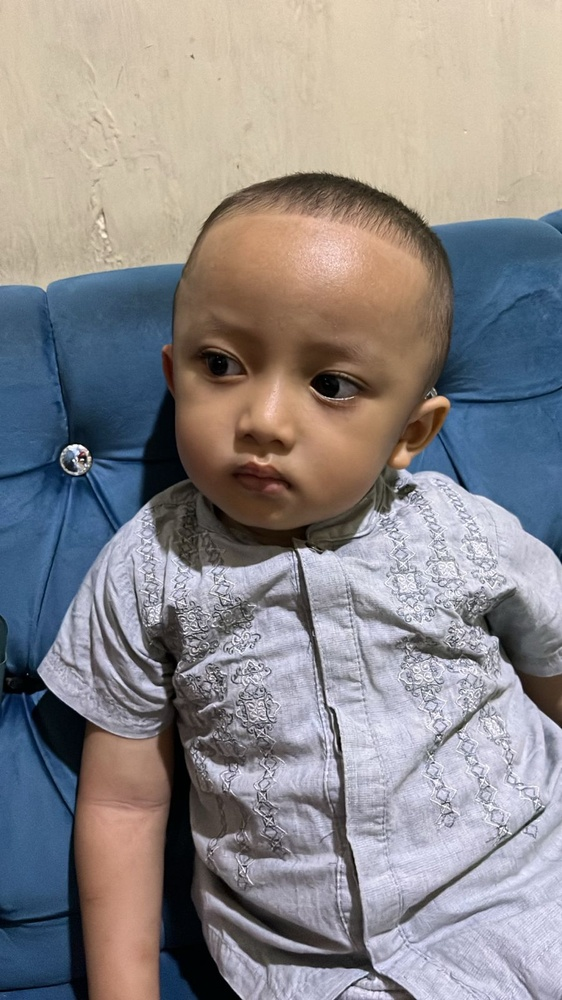
#> input picture pcd9.jpeg, 562 x 1000 px, shrunk from 900 x 1600 before the run
$ python robets.py
#> lines starting #> are read from the running program, lines starting #| are printed output that depends on the picture
import numpy as np
import imageio
import matplotlib.pyplot as plt
from scipy.ndimage import convolve

# Fungsi untuk menerapkan operator Roberts
def roberts_edge_detection(image):
    # Operator Roberts untuk gradien Gx dan Gy
    kernel_gx = np.array([[1, 0], [0, -1]], dtype=float)
    kernel_gy = np.array([[0, 1], [-1, 0]], dtype=float)

    # Menghitung gradien Gx dan Gy menggunakan konvolusi
    grad_x = convolve(image, kernel_gx)
    grad_y = convolve(image, kernel_gy)

    # Menghitung magnitude gradien
    magnitude = np.sqrt(grad_x**2 + grad_y**2)

    return magnitude

# Fungsi utama
def main(image_path):
    # Membaca gambar menggunakan imageio
#> called with image_path = 'pcd9.jpeg'
    image = imageio.imread(image_path)
#> image is the input picture: shape (1000, 562, 3); mean R, G, B 141.4, 137.4, 138.5

    # Jika gambar berwarna (RGB), konversi ke grayscale
    if image.ndim == 3:
        image = np.mean(image, axis=2)  # Rata-rata RGB menjadi grayscale
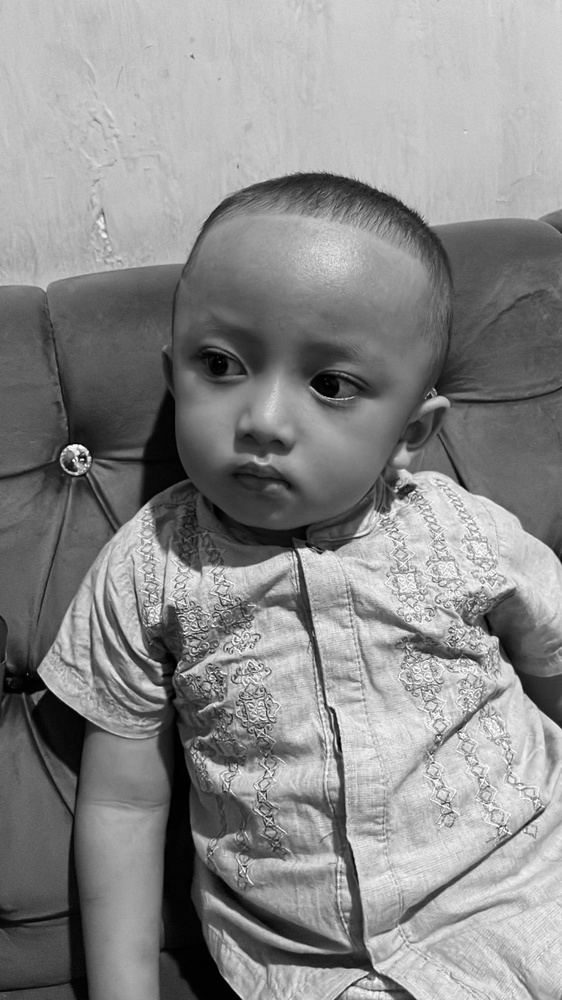
#> image: shape (1000, 562) float64; min 0, max 254.7, mean 139.1

    # Terapkan deteksi tepi menggunakan operator Roberts
    edges = roberts_edge_detection(image)
#> in roberts_edge_detection, `grad_x = convolve(image, kernel_gx)`:
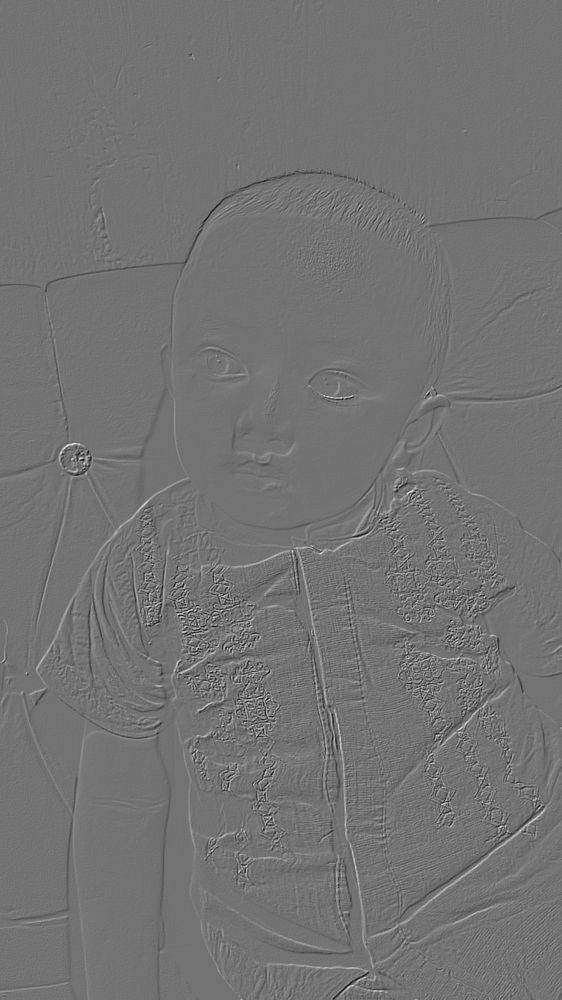
#> grad_x: shape (1000, 562) float64; min -179, max 217, mean 0; drawn with min black and max white
#> in roberts_edge_detection, `grad_y = convolve(image, kernel_gy)`:
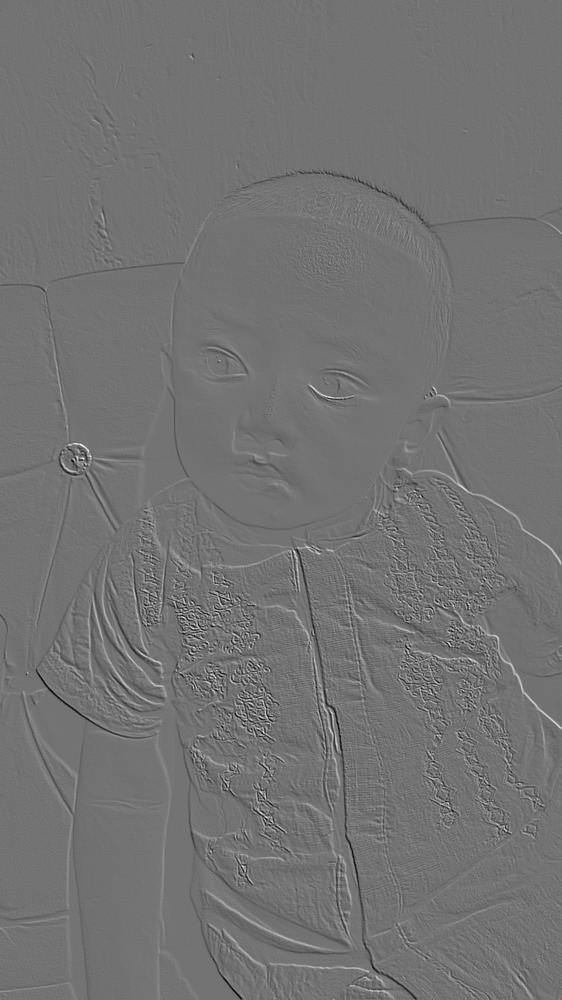
#> grad_y: shape (1000, 562) float64; min -186, max 226, mean -0.1; drawn with min black and max white
#> in roberts_edge_detection, `magnitude = np.sqrt(grad_x**2 + grad_y**2)`:
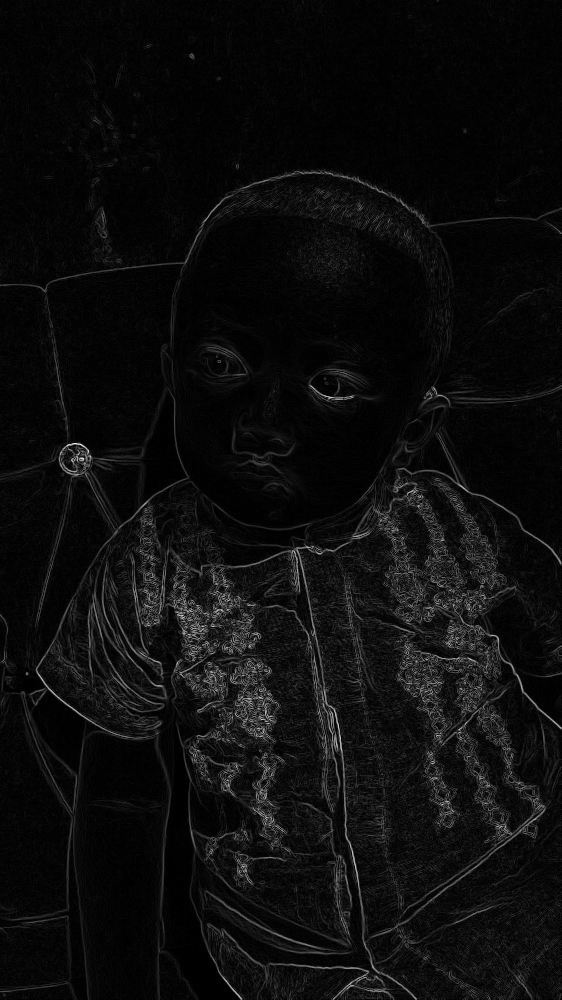
#> magnitude: shape (1000, 562) float64; min 0, max 246.8, mean 13.2

    # Menampilkan hasil
    plt.figure(figsize=(10, 5))

    # Gambar asli
    plt.subplot(1, 2, 1)
    plt.imshow(image, cmap='gray')
    plt.title('Gambar Asli')
    plt.axis('off')

    # Gambar hasil deteksi tepi
    plt.subplot(1, 2, 2)
    plt.imshow(edges, cmap='gray')
    plt.title('Deteksi Tepi (Roberts)')
    plt.axis('off')

    plt.show()

# Masukkan path gambar
image_path = 'pcd9.jpeg'  # Ganti dengan path gambar Anda
main(image_path)
